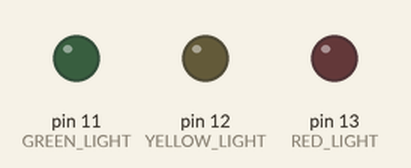
Recording of a sketch running on a simulated Arduino Uno, built with avr-gcc and run on an emulated ATmega328P. Parts: output pins drawn as LEDs (lit = HIGH).

Above: at 0.05 s.
At 3.75 s:
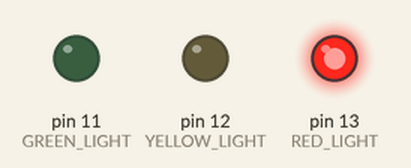
At 7.45 s:
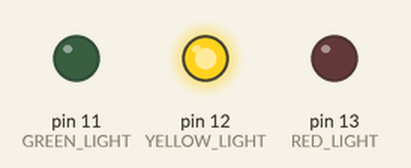
At 11.35 s:
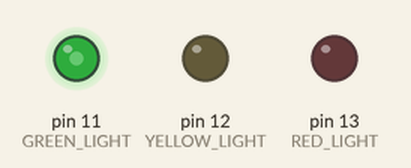
At 13.05 s:
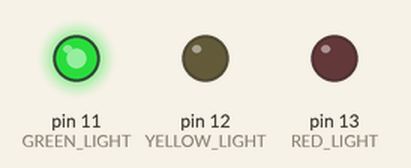
At 14.85 s:
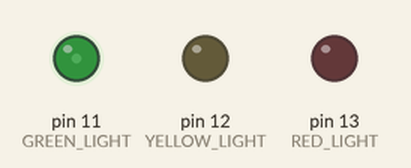
Timing chart, 0 to 20.0 s (numbered marks = the images above):
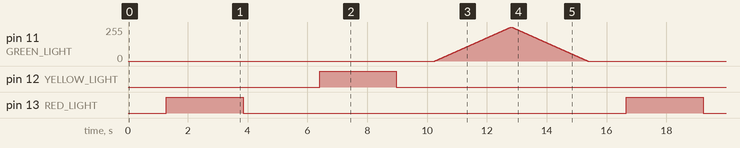

Measured:
- by itself, pin 12 (YELLOW_LIGHT), pin 13 (RED_LIGHT): alternates HIGH for 2.6 s and LOW for 12.8 s

The sketch:

TRAFFIC_LIGHT_BRIGHTER.ino
```cpp
#define RED_LIGHT 13
#define YELLOW_LIGHT 12
#define GREEN_LIGHT 11
void setup() {
  pinMode(RED_LIGHT,OUTPUT);
  pinMode(YELLOW_LIGHT,OUTPUT);
  pinMode(GREEN_LIGHT,OUTPUT);

}

void loop() {
  for(int i = 0;i<=255;i++)
  {
    analogWrite(RED_LIGHT,i);
    delay(10);
  }
  for(int i = 255;i>=0;i--)
  {
    analogWrite(RED_LIGHT,i);
    delay(10);
  }
  for(int i = 0;i<=255;i++)
  {
    analogWrite(YELLOW_LIGHT,i);
     delay(10);
  }
  for(int i = 255;i>=0;i--)
  {
    analogWrite(YELLOW_LIGHT,i);
    delay(10);
  }
  for(int i = 0;i<=255;i++)
  {
    analogWrite(GREEN_LIGHT,i);
     delay(10);
  }
  for(int i = 255;i>=0;i--)
  {
    analogWrite(GREEN_LIGHT,i);
    delay(10);
  }
}
```
